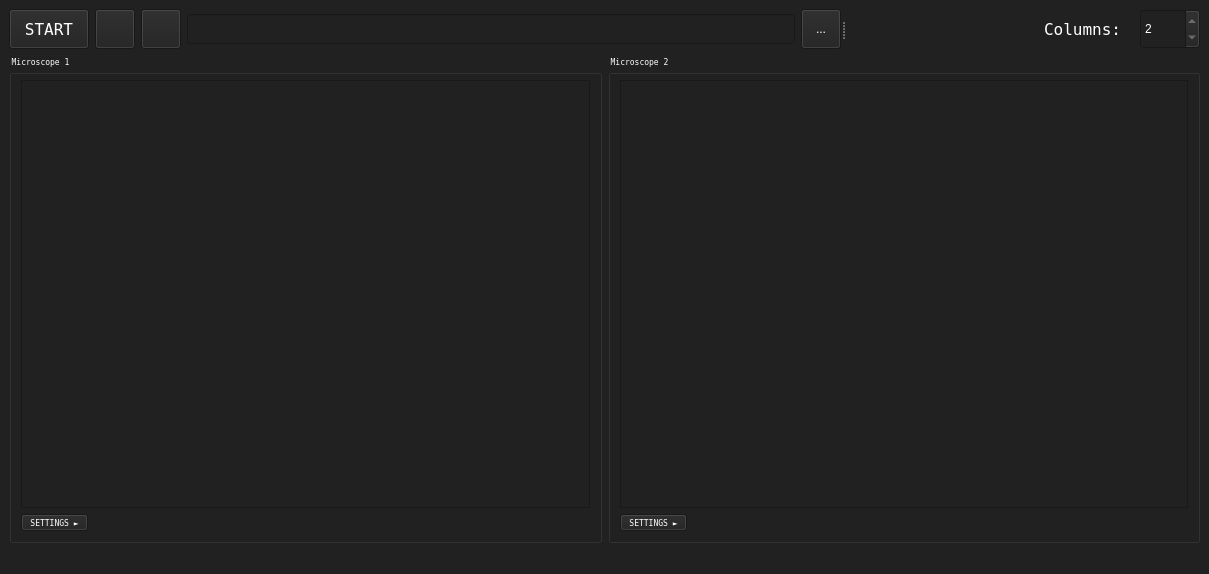
<?xml version="1.0" encoding="UTF-8"?>
<ui version="4.0">
 <class>MainWindow</class>
 <widget class="QMainWindow" name="MainWindow">
  <property name="geometry">
   <rect>
    <x>0</x>
    <y>0</y>
    <width>1209</width>
    <height>574</height>
   </rect>
  </property>
  <property name="windowTitle">
   <string>Parallax</string>
  </property>
  <property name="windowIcon">
   <iconset>
    <normaloff>../img/sextant.png</normaloff>../img/sextant.png</iconset>
  </property>
  <property name="styleSheet">
   <string notr="true">QWidget{
background-color: rgb(33,33,33);
color: #FFFFFF;
}</string>
  </property>
  <widget class="QWidget" name="centralwidget">
   <layout class="QGridLayout" name="gridLayout">
    <item row="0" column="0" colspan="2">
     <widget class="QSplitter" name="splitter">
      <property name="orientation">
       <enum>Qt::Horizontal</enum>
      </property>
      <widget class="QWidget" name="layoutWidget">
       <layout class="QHBoxLayout" name="horizontalLayout_2">
        <item>
         <widget class="QPushButton" name="startButton">
          <property name="minimumSize">
           <size>
            <width>80</width>
            <height>40</height>
           </size>
          </property>
          <property name="maximumSize">
           <size>
            <width>80</width>
            <height>40</height>
           </size>
          </property>
          <property name="font">
           <font>
            <family>Terminal</family>
            <pointsize>12</pointsize>
           </font>
          </property>
          <property name="text">
           <string>START</string>
          </property>
         </widget>
        </item>
        <item>
         <widget class="QPushButton" name="recordButton">
          <property name="enabled">
           <bool>true</bool>
          </property>
          <property name="minimumSize">
           <size>
            <width>40</width>
            <height>40</height>
           </size>
          </property>
          <property name="maximumSize">
           <size>
            <width>40</width>
            <height>40</height>
           </size>
          </property>
          <property name="text">
           <string/>
          </property>
          <property name="icon">
           <iconset>
            <normaloff>../img/recordingButton.png</normaloff>../img/recordingButton.png</iconset>
          </property>
         </widget>
        </item>
        <item>
         <widget class="QPushButton" name="snapshotButton">
          <property name="minimumSize">
           <size>
            <width>40</width>
            <height>40</height>
           </size>
          </property>
          <property name="maximumSize">
           <size>
            <width>40</width>
            <height>40</height>
           </size>
          </property>
          <property name="text">
           <string/>
          </property>
          <property name="icon">
           <iconset>
            <normaloff>../img/snapshotButton_white.png</normaloff>../img/snapshotButton_white.png</iconset>
          </property>
          <property name="iconSize">
           <size>
            <width>18</width>
            <height>18</height>
           </size>
          </property>
         </widget>
        </item>
        <item>
         <widget class="QLineEdit" name="dirDisplayLineEdit">
          <property name="enabled">
           <bool>true</bool>
          </property>
          <property name="minimumSize">
           <size>
            <width>300</width>
            <height>30</height>
           </size>
          </property>
          <property name="maximumSize">
           <size>
            <width>16777215</width>
            <height>30</height>
           </size>
          </property>
         </widget>
        </item>
        <item>
         <widget class="QToolButton" name="browseDirButton">
          <property name="minimumSize">
           <size>
            <width>40</width>
            <height>40</height>
           </size>
          </property>
          <property name="maximumSize">
           <size>
            <width>40</width>
            <height>40</height>
           </size>
          </property>
          <property name="text">
           <string>...</string>
          </property>
         </widget>
        </item>
       </layout>
      </widget>
      <widget class="QWidget" name="layoutWidget_2">
       <layout class="QHBoxLayout" name="horizontalLayout">
        <item>
         <spacer name="horizontalSpacer">
          <property name="orientation">
           <enum>Qt::Horizontal</enum>
          </property>
          <property name="sizeHint" stdset="0">
           <size>
            <width>68</width>
            <height>22</height>
           </size>
          </property>
         </spacer>
        </item>
        <item>
         <widget class="QLabel" name="columnsLabel">
          <property name="minimumSize">
           <size>
            <width>90</width>
            <height>30</height>
           </size>
          </property>
          <property name="maximumSize">
           <size>
            <width>90</width>
            <height>30</height>
           </size>
          </property>
          <property name="font">
           <font>
            <family>Terminal</family>
            <pointsize>12</pointsize>
           </font>
          </property>
          <property name="text">
           <string>Columns:</string>
          </property>
         </widget>
        </item>
        <item>
         <widget class="QSpinBox" name="nColumnsSpinBox">
          <property name="minimumSize">
           <size>
            <width>60</width>
            <height>40</height>
           </size>
          </property>
          <property name="maximumSize">
           <size>
            <width>60</width>
            <height>40</height>
           </size>
          </property>
          <property name="minimum">
           <number>2</number>
          </property>
          <property name="maximum">
           <number>2</number>
          </property>
          <property name="value">
           <number>2</number>
          </property>
         </widget>
        </item>
       </layout>
      </widget>
     </widget>
    </item>
    <item row="1" column="0">
     <widget class="QGroupBox" name="microscopeGrp1">
      <property name="font">
       <font>
        <family>Terminal</family>
        <pointsize>6</pointsize>
       </font>
      </property>
      <property name="title">
       <string>Microscope 1</string>
      </property>
      <layout class="QVBoxLayout" name="verticalLayout">
       <item>
        <widget class="QGraphicsView" name="graphicsView"/>
       </item>
       <item>
        <widget class="QToolButton" name="settingButton">
         <property name="font">
          <font>
           <family>Terminal</family>
           <pointsize>6</pointsize>
          </font>
         </property>
         <property name="text">
          <string>SETTINGS ►</string>
         </property>
        </widget>
       </item>
      </layout>
     </widget>
    </item>
    <item row="1" column="1">
     <widget class="QGroupBox" name="microscopeGrp1_2">
      <property name="font">
       <font>
        <family>Terminal</family>
        <pointsize>6</pointsize>
       </font>
      </property>
      <property name="title">
       <string>Microscope 2</string>
      </property>
      <layout class="QVBoxLayout" name="verticalLayout_2">
       <item>
        <widget class="QGraphicsView" name="graphicsView_2"/>
       </item>
       <item>
        <widget class="QToolButton" name="settingButton_2">
         <property name="font">
          <font>
           <family>Terminal</family>
           <pointsize>6</pointsize>
          </font>
         </property>
         <property name="text">
          <string>SETTINGS ►</string>
         </property>
        </widget>
       </item>
      </layout>
     </widget>
    </item>
   </layout>
  </widget>
  <widget class="QMenuBar" name="menubar">
   <property name="geometry">
    <rect>
     <x>0</x>
     <y>0</y>
     <width>1209</width>
     <height>21</height>
    </rect>
   </property>
  </widget>
  <widget class="QStatusBar" name="statusbar"/>
 </widget>
 <resources/>
 <connections/>
</ui>
